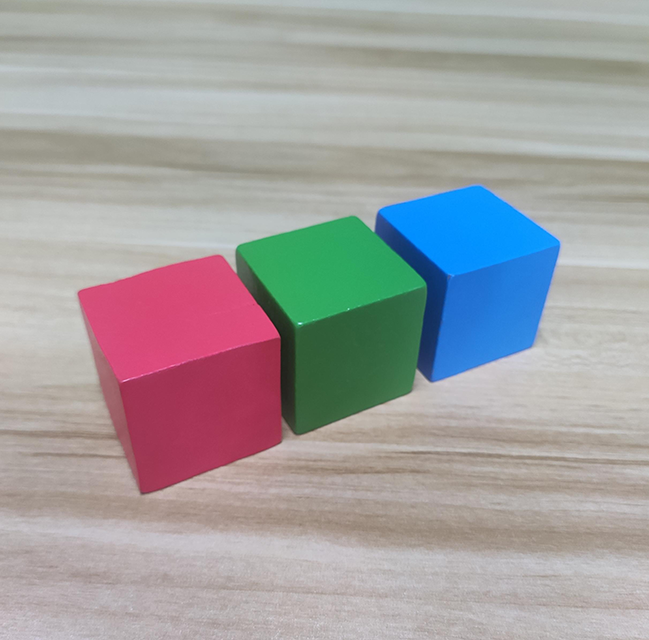
#> input picture src/009-thresholding/test.jpg, 649 x 640 px
$ python adaptive_threshold.py
#> lines starting #> are read from the running program, lines starting #| are printed output that depends on the picture
import cv2

img=cv2.imread('test.jpg')
#> img is the input picture: shape (640, 649, 3); mean B, G, R 161, 159.8, 161.6
img_gray = cv2.cvtColor(img,cv2.COLOR_BGR2GRAY)
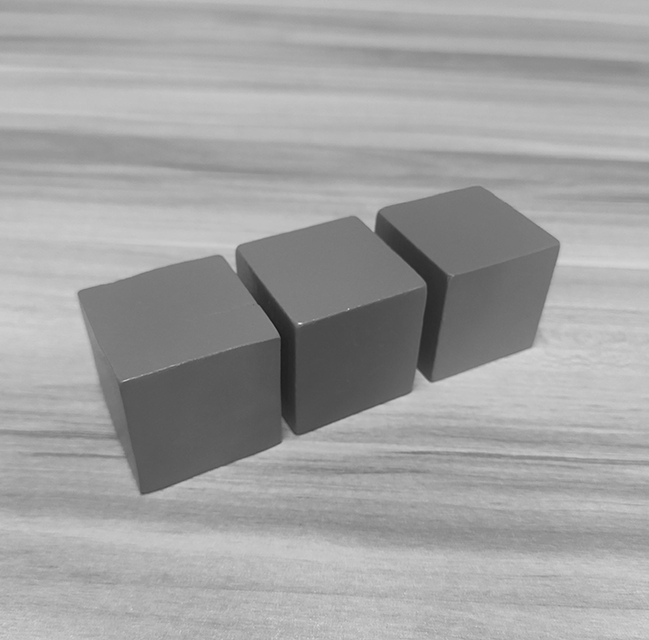
#> img_gray: shape (640, 649); min 22, max 239, mean 160.5

# 自适应阈值处理：
# 输入图像（灰度图）
# 最大值
# 自适应方法
# 阈值类型 二值化
# 块大小 5*5区域
# 常数C
img2 = cv2.adaptiveThreshold(img_gray, 255, cv2.ADAPTIVE_THRESH_MEAN_C, cv2.THRESH_BINARY,5,3)
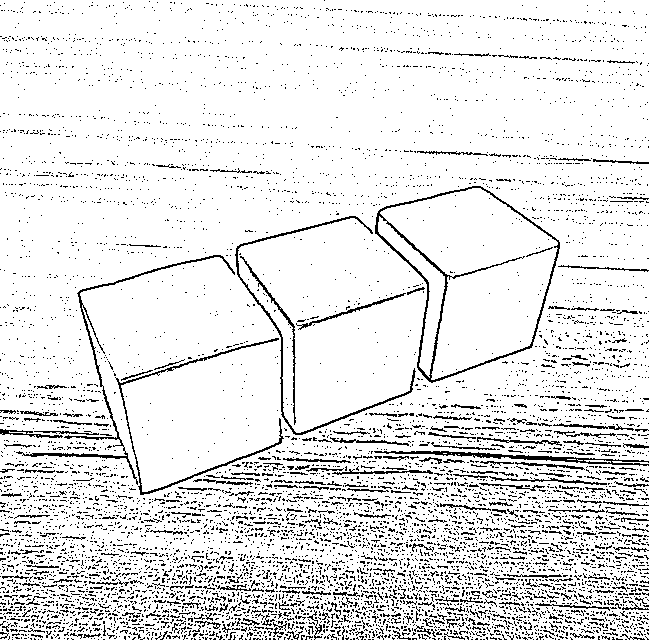
#> img2: shape (640, 649); 89.7% white; black in thin lines or dots

cv2.imshow("adaptive_Threshlod", img2)
cv2.waitKey(0)
cv2.destroyAllWindows()
